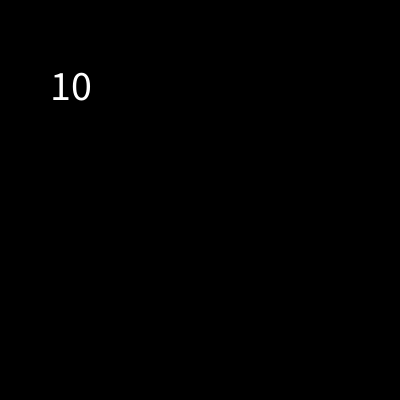
Frame 1 (no input)
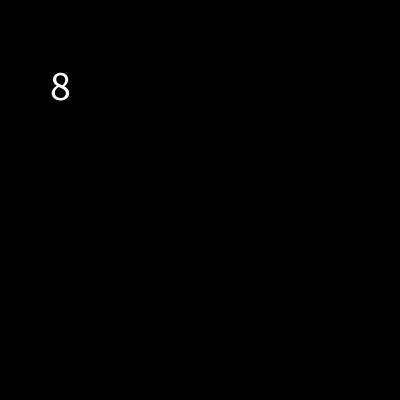
Frame 60 (the mouse pressed at the canvas centre just before this capture)
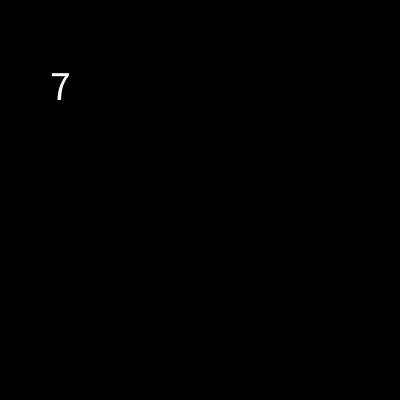
Frame 120 (the mouse held since frame 60 and released just before this capture)

The Processing sketch that drew these frames (run headless with seeded random() and noise(); from frame 60 on, the mouse is pressed at the canvas centre):

// Processing sketch: tiempo_reloj_poo
// ── tiempo_reloj_poo.pde
/*
RECURSOS VIDEOJUEGOS | TP_FINAL
MATIAS_JL | TMM1 | FBA | UNLP | 2016
http://colaboratorio3.org/
*/

Juego j;

void setup(){
  size(400,400);
  textSize(42);
  
  j = new Juego(10000);
}

void draw(){
  background(0);
  j.play();
}
// ── Juego.pde
class Juego {

  int t_base;  //inicio del conteo en ms (milisegundos)
  int t_cant;  //cantidad de tiempo a restar en ms
  int time = 0;  //variable que devolvera el tiempo

  Juego( int tc ) {
    t_base = millis();  //inicializo reloj
    t_cant = tc;  //
  }

  void play() {
    //AQUI LA MAGIA
    time = (t_base + t_cant) - millis();  //time maneja el resultado en si
    
    if ( time >= 0 ) {
      text(time/1000, 50, 100);  // dividido 1000: lo devuelve en segundos
    } else {
      text("Time es 0!", 50, 100);
      text("Reiniciar? CLIC", 50, 150);
      if (mousePressed) {  //restauro valores originales, es decir, reinicio
        t_base = millis();
        t_cant = 10000;
      }
    }
  }
}
